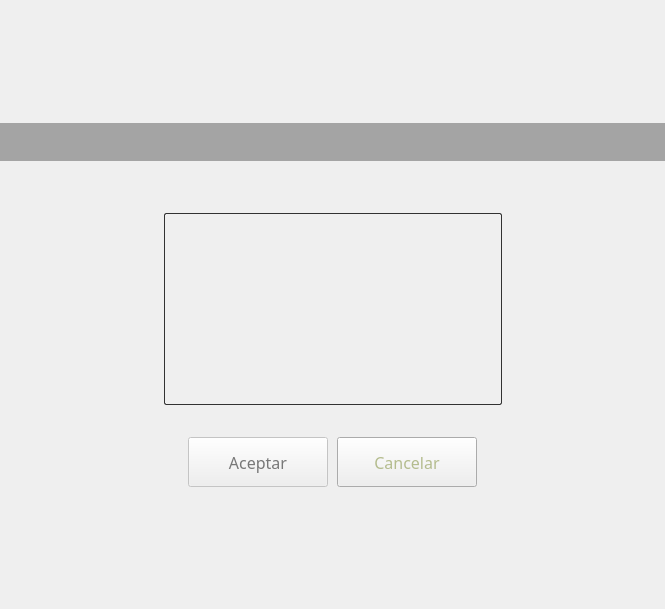
<?xml version="1.0" encoding="UTF-8"?>
<ui version="4.0">
 <class>FormReplaySelect</class>
 <widget class="QWidget" name="FormReplaySelect">
  <property name="geometry">
   <rect>
    <x>0</x>
    <y>0</y>
    <width>665</width>
    <height>609</height>
   </rect>
  </property>
  <property name="windowTitle">
   <string>Form</string>
  </property>
  <property name="styleSheet">
   <string notr="true">QTextEdit{	
	padding: 4px 2px 0px 8px;
	color: rgb(255, 255, 255);
}
QWidget:disabled{
	color: rgb(120, 120,120);
}
QPushButton:disabled{
	border-image: url(:/stylesheet/button_disabled.png);
}
/*PushButton*/
QPushButton{
	color: rgb(180, 188, 142);
	border-image: url(:/stylesheet/button.png);
}
QPushButton:hover, QPushButton:focus{	
	color: rgb(255, 255, 255);	
	border-image: url(:/stylesheet/button_hover.png);
}
QPushButton:pressed{
	padding-top: 2px;
	border-image: url(:/stylesheet/button_pressed.png);
}

QLabel{
	color: rgb(255, 255, 255);
}
#_l_terrain{
	border: 1px solid rgb(50, 50, 50);
	border-radius: 2px;
	background-color: rgba(255, 255, 255, 5);
}

QScrollBar:vertical {
    border: 1px solid grey;
	background-color: rgba(170, 170, 127, 100);
	border-radius:2px;
    width: 20px;
    margin: 22px 0 22px 0;
  }
  QScrollBar::handle:vertical {
	image: url(:/stylesheet/slider_handle.png);
	width: 15 px;
	height: 15 px;
  }

  QScrollBar::add-line:vertical {
	border: 1px solid rgb(170, 170, 127);
	color: rgba(170, 170, 127, 100);
	border-radius:2px;
	height: 20px;
	subcontrol-position: bottom;
	subcontrol-origin: margin;
  }

  QScrollBar::sub-line:vertical {
	border: 1px solid rgb(170, 170, 127);
	color: rgba(170, 170, 127, 100);
	border-radius:2px;
	height: 20px;
	subcontrol-position: top;
	subcontrol-origin: margin;
  }

  QScrollBar::up-arrow:vertical, QScrollBar::down-arrow:vertical {
	width: 15px;
	height: 15px;
	image: url(:/stylesheet/down_arrow.png);	
  }

  QScrollBar::up-arrow:vertical{
	image: url(:/stylesheet/up_arrow.png);	
  }

  QScrollBar::add-page:vertical, QScrollBar::sub-page:vertical {
      background: none;
  }
QListView{	
	color: rgb(255, 255, 255);	
	padding:8px;
	border: 1px solid rgb(50, 50, 50);
	border-radius: 2px;
	background-color: rgba(255, 255, 255, 5);
}
QListView::item:selected{	
	color: rgb(255, 255, 255);
	background-color:rgb(255, 255, 255);
}
QListView::item:selected, QListView::item:selected:hover{
	background-color: rgba(180, 190, 140, 40);
}
QListView::item:hover{
	background-color: rgba(180, 190, 140, 20);
}
#_w_title{	
	background-color: rgba(0, 0, 0, 80);
}</string>
  </property>
  <layout class="QVBoxLayout" name="verticalLayout">
   <property name="spacing">
    <number>9</number>
   </property>
   <property name="leftMargin">
    <number>0</number>
   </property>
   <property name="topMargin">
    <number>0</number>
   </property>
   <property name="rightMargin">
    <number>0</number>
   </property>
   <property name="bottomMargin">
    <number>0</number>
   </property>
   <item>
    <spacer name="verticalSpacer">
     <property name="orientation">
      <enum>Qt::Vertical</enum>
     </property>
     <property name="sizeHint" stdset="0">
      <size>
       <width>20</width>
       <height>40</height>
      </size>
     </property>
    </spacer>
   </item>
   <item>
    <widget class="QWidget" name="_w_title" native="true">
     <layout class="QHBoxLayout" name="horizontalLayout_15">
      <item>
       <spacer name="horizontalSpacer_19">
        <property name="orientation">
         <enum>Qt::Horizontal</enum>
        </property>
        <property name="sizeHint" stdset="0">
         <size>
          <width>40</width>
          <height>20</height>
         </size>
        </property>
       </spacer>
      </item>
      <item>
       <widget class="QLabel" name="label">
        <property name="text">
         <string/>
        </property>
        <property name="pixmap">
         <pixmap resource="../resources/resources.qrc">:/stylesheet/replays.png</pixmap>
        </property>
       </widget>
      </item>
      <item>
       <spacer name="horizontalSpacer_20">
        <property name="orientation">
         <enum>Qt::Horizontal</enum>
        </property>
        <property name="sizeHint" stdset="0">
         <size>
          <width>40</width>
          <height>20</height>
         </size>
        </property>
       </spacer>
      </item>
     </layout>
    </widget>
   </item>
   <item>
    <spacer name="verticalSpacer_2">
     <property name="orientation">
      <enum>Qt::Vertical</enum>
     </property>
     <property name="sizeType">
      <enum>QSizePolicy::Minimum</enum>
     </property>
     <property name="sizeHint" stdset="0">
      <size>
       <width>20</width>
       <height>20</height>
      </size>
     </property>
    </spacer>
   </item>
   <item>
    <widget class="QLabel" name="label_5">
     <property name="text">
      <string/>
     </property>
     <property name="pixmap">
      <pixmap resource="../resources/resources.qrc">:/menu/menu_top.png</pixmap>
     </property>
     <property name="alignment">
      <set>Qt::AlignCenter</set>
     </property>
    </widget>
   </item>
   <item>
    <layout class="QHBoxLayout" name="horizontalLayout_6">
     <property name="spacing">
      <number>6</number>
     </property>
     <item>
      <spacer name="horizontalSpacer_3">
       <property name="orientation">
        <enum>Qt::Horizontal</enum>
       </property>
       <property name="sizeHint" stdset="0">
        <size>
         <width>40</width>
         <height>20</height>
        </size>
       </property>
      </spacer>
     </item>
     <item>
      <widget class="QListView" name="_lv_games">
       <property name="minimumSize">
        <size>
         <width>338</width>
         <height>186</height>
        </size>
       </property>
       <property name="font">
        <font>
         <family>Revue BT</family>
         <pointsize>10</pointsize>
        </font>
       </property>
       <property name="verticalScrollBarPolicy">
        <enum>Qt::ScrollBarAsNeeded</enum>
       </property>
       <property name="horizontalScrollBarPolicy">
        <enum>Qt::ScrollBarAlwaysOff</enum>
       </property>
       <property name="editTriggers">
        <set>QAbstractItemView::NoEditTriggers</set>
       </property>
      </widget>
     </item>
     <item>
      <spacer name="horizontalSpacer_4">
       <property name="orientation">
        <enum>Qt::Horizontal</enum>
       </property>
       <property name="sizeHint" stdset="0">
        <size>
         <width>40</width>
         <height>20</height>
        </size>
       </property>
      </spacer>
     </item>
    </layout>
   </item>
   <item>
    <widget class="QLabel" name="label_6">
     <property name="text">
      <string/>
     </property>
     <property name="pixmap">
      <pixmap resource="../resources/resources.qrc">:/menu/menu_bottom.png</pixmap>
     </property>
     <property name="alignment">
      <set>Qt::AlignCenter</set>
     </property>
    </widget>
   </item>
   <item>
    <layout class="QHBoxLayout" name="horizontalLayout_2">
     <item>
      <spacer name="horizontalSpacer">
       <property name="orientation">
        <enum>Qt::Horizontal</enum>
       </property>
       <property name="sizeHint" stdset="0">
        <size>
         <width>40</width>
         <height>20</height>
        </size>
       </property>
      </spacer>
     </item>
     <item>
      <widget class="QPushButton" name="_pb_accept">
       <property name="enabled">
        <bool>false</bool>
       </property>
       <property name="minimumSize">
        <size>
         <width>140</width>
         <height>50</height>
        </size>
       </property>
       <property name="font">
        <font>
         <family>Revue BT</family>
         <pointsize>12</pointsize>
         <weight>50</weight>
         <bold>false</bold>
        </font>
       </property>
       <property name="text">
        <string>Aceptar</string>
       </property>
       <property name="shortcut">
        <string>Return</string>
       </property>
      </widget>
     </item>
     <item>
      <widget class="QPushButton" name="_pb_cancel">
       <property name="minimumSize">
        <size>
         <width>140</width>
         <height>50</height>
        </size>
       </property>
       <property name="font">
        <font>
         <family>Revue BT</family>
         <pointsize>12</pointsize>
         <weight>50</weight>
         <bold>false</bold>
        </font>
       </property>
       <property name="text">
        <string>Cancelar</string>
       </property>
       <property name="shortcut">
        <string>Esc</string>
       </property>
      </widget>
     </item>
     <item>
      <spacer name="horizontalSpacer_2">
       <property name="orientation">
        <enum>Qt::Horizontal</enum>
       </property>
       <property name="sizeHint" stdset="0">
        <size>
         <width>40</width>
         <height>20</height>
        </size>
       </property>
      </spacer>
     </item>
    </layout>
   </item>
   <item>
    <spacer name="verticalSpacer_4">
     <property name="orientation">
      <enum>Qt::Vertical</enum>
     </property>
     <property name="sizeHint" stdset="0">
      <size>
       <width>20</width>
       <height>48</height>
      </size>
     </property>
    </spacer>
   </item>
  </layout>
 </widget>
 <resources>
  <include location="../resources/resources.qrc"/>
 </resources>
 <connections/>
</ui>
